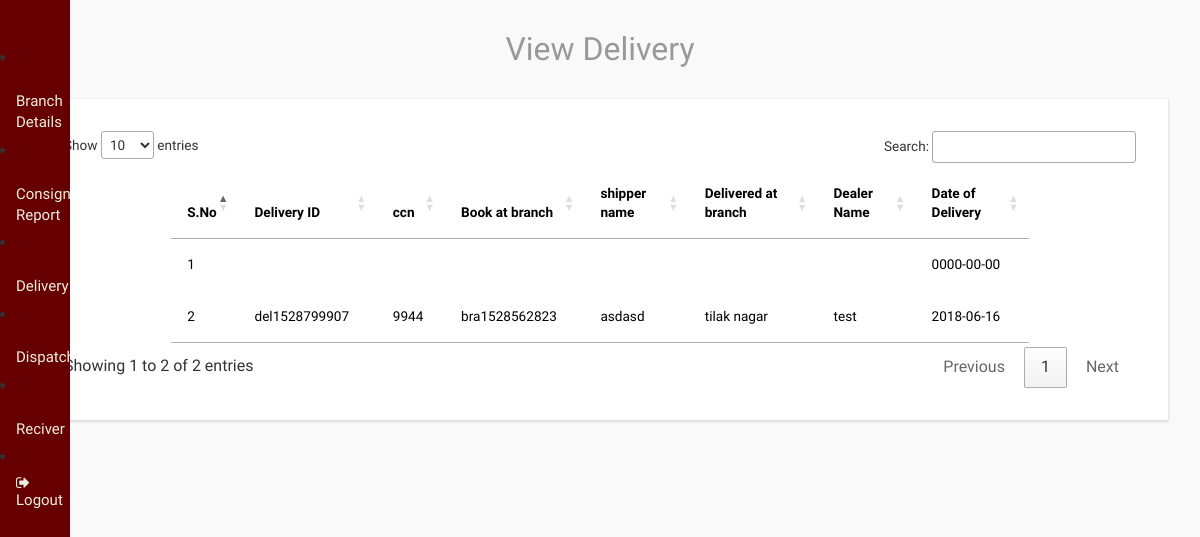
/dealer/view_delivery.php, run on the app's committed database.
### tables this page shows
CREATE TABLE `delivery` (
  `id` int(11) NOT NULL,
  `ccn` text NOT NULL,
  `deliveryid` text NOT NULL,
  `shippername` text NOT NULL,
  `bookatbranch` text NOT NULL,
  `deliveryedatbranch` text NOT NULL,
  `dealername` text NOT NULL,
  `dateofdelivery` date NOT NULL
);

CREATE TABLE `branch` (
  `id` int(11) NOT NULL,
  `dealer_name` text NOT NULL,
  `branchaddress` text NOT NULL,
  `phone` text NOT NULL,
  `branch_location` text NOT NULL,
  `pincode` text NOT NULL,
  `reqid` text NOT NULL,
  `branch_name` text NOT NULL,
  `branch_id` text NOT NULL
);

### dealer/view_delivery.php (the view, shortened to what this page needs)
<?php
include('header.php');
include('../connection.php');
?>
<link rel="stylesheet" href="http://cdn.datatables.net/1.10.2/css/jquery.dataTables.min.css"></style>
<div id="page-wrapper">
  <div class="graphs">
    <h3 class="blank1" align="center">View Delivery</h3>
    <div class="xs tabls">
      <div class="bs-example4" data-example-id="contextual-table">
        <table class="table table-hover" id="example" class="display" width="80%" cellspacing="0">
          <thead>
            <tr>
            <th>S.No</th>
            <th>Delivery ID</th>
              <th>ccn</th>
              <th>Book at branch</th>
              <th>shipper name</th>
              <th>Delivered at branch</th>
              <th>Dealer Name</th>
              <th>Date of Delivery </th>
            </tr>
          </thead>
          <tbody>
          <?php
            $sql="Select * from delivery";
            $res=mysqli_query($conn,$sql);
            $i=1;
            while($ros=mysqli_fetch_array($res))
            {
              ?>
          <tr>
            <td><?php echo $i++;?></td>
             <td><?php echo $ros['deliveryid'];?></td>
            <td><?php echo $ros['ccn'];?></td>
            <td><?php echo $ros['bookatbranch'];?></td>
            <td><?php echo $ros['shippername'];?></td>
            <td><?php $branch= $ros['deliveryedatbranch'];
             $sql1="Select * from branch where branch_id='$branch'";
            $res2=mysqli_query($conn,$sql1);
            $ros2=mysqli_fetch_array($res2);
            echo $ros2['branchaddress'];
            ?></td>
            <td><?php echo $ros['dealername'];?></td>
            <td><?php echo $ros['dateofdelivery'];?></td>
          </tr>
          <?php
        }
        ?>
          </tbody>
        </table>
      </div>
    </div>
  </div>
</div>

### data on the page
delivery: dateofdelivery "0000-00-00"
delivery: deliveryid "del1528799907", ccn "9944", bookatbranch "bra1528562823", shippername "asdasd", branch.branchaddress "tilak nagar", dealername "test", dateofdelivery "2018-06-16"
